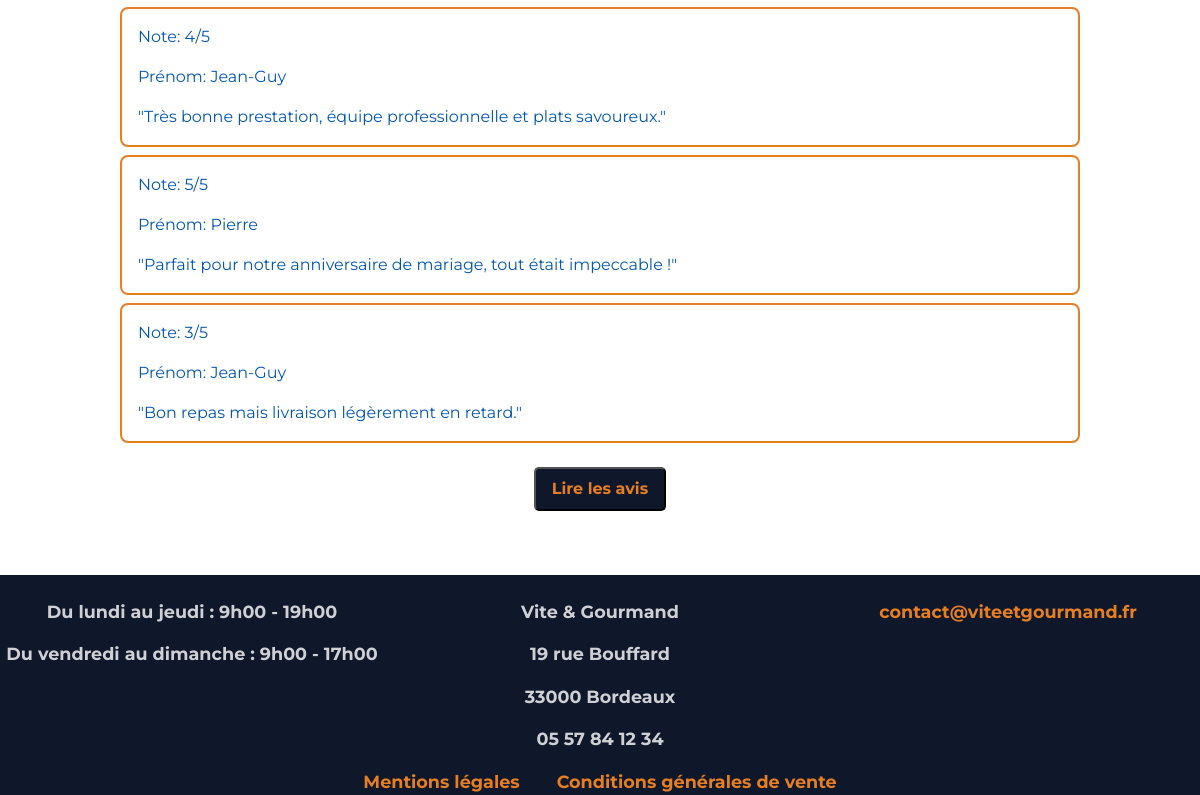
Before: / (lower part) with the older database file.
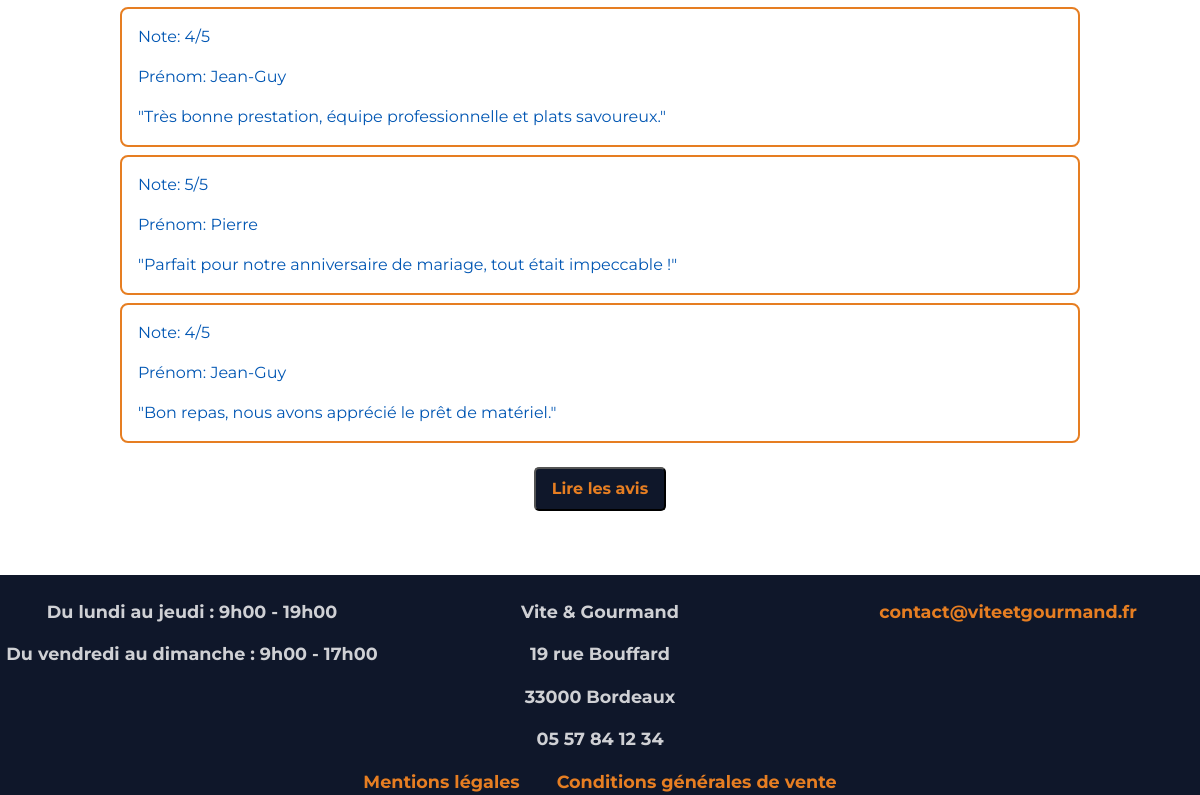
After: the same page with the newer database file.
### tables this page shows
CREATE TABLE avis(
   Id_avis INT AUTO_INCREMENT,
   note INT NOT NULL,
   description_avis VARCHAR(255) NOT NULL,
   statut VARCHAR(255) NOT NULL,
   Id_commande INT NOT NULL,
    
   date_validation DATETIME,
   PRIMARY KEY(Id_avis),
   UNIQUE(Id_commande),
   FOREIGN KEY(Id_commande) REFERENCES commande(Id_commande)
);

CREATE TABLE utilisateur(
   Id_Utilisateur INT AUTO_INCREMENT,
   nom VARCHAR(255) NOT NULL,
   prenom VARCHAR(255) NOT NULL,
   email VARCHAR(255) NOT NULL,
   mot_de_passe VARCHAR(255) NOT NULL,
   telephone VARCHAR(50) NOT NULL,
   adresse VARCHAR(255) NOT NULL,
   code_postal VARCHAR(50) NOT NULL,
   ville VARCHAR(255) NOT NULL,
   actif BOOLEAN NOT NULL DEFAULT 1,
   Id_role INT NOT NULL,
    
   must_change_password BOOLEAN NOT NULL DEFAULT 0,
   PRIMARY KEY(Id_Utilisateur),
   UNIQUE(email),
   FOREIGN KEY(Id_role) REFERENCES roles(Id_role)
);

### src/controllers/HomeController.php (called while the page is built)
<?php
class HomeController
{
    public function index()
    {
        $validatedReviews = ReviewModel::getValidatedReviews();
        require_once(__DIR__ . '/../views/home/index.php');
    }
}

### src/core/Router.php (called while the page is built, shortened)
<?php
class Router
{
    private $routes = [];
    public function add($url, $action)
    {
        $this->routes[$url] = $action;
    }
    public function dispatch()
    {
        $path = parse_url($_SERVER['REQUEST_URI'], PHP_URL_PATH);
        $path = rtrim($path, "/");
        if (empty($path)) $path = '/';
        try {
            $action = $this->routes[$path];
            $nomMethode = $action[1];
            $controller = new $nomController();
            $controller->$nomMethode();
        } catch (\Throwable $th) {
            http_response_code(500);
            die("Erreur serveur : " . $th->getMessage());
        }
    }
}

### public/index.php (called while the page is built, shortened)
<?php
$router = new Router();
$router->add('/', [HomeController::class, 'index']);
$router->add('/menus', [MenuController::class, 'index']);
$router->add('/menus/detail', [MenuController::class, 'showDetails']);
$router->add('/menus/filter', [MenuController::class, 'filter']);
$router->add('/connexion', [AuthController::class, 'handleLogin']);
$router->add('/logout', [AuthController::class, 'logout']);
$router->add('/inscription', [AuthController::class, 'handleSignUp']);
$router->add('/mot-de-passe-oublie', [AuthController::class, 'handleResetPassword']);
$router->add('/contact', [ContactController::class, 'handleContact']);
$router->add('/avis', [AvisController::class, 'index']);
$router->add('/commande', [OrderController::class, 'handleOrder']);
$router->add('/mon-espace', []);
$router->add('/mon-espace/commandes', [OrderController::class, 'showUserOrders']);
$router->add('/mon-espace/commandes/modifier', [OrderController::class, 'updateOrder']);
$router->add('/mon-espace/commandes/annuler', [OrderController::class, 'deleteOrder']);
$router->add('/mon-espace/avis', [OrderController::class, 'LeaveReview']);
$router->add('/mon-espace/profil', [UserController::class, 'updateProfil']);
$router->add('/employe', [EmployeController::class, 'showOrders']);
$router->add('/employe/statut', [EmployeController::class, 'handleUpdateStatus']);
$router->add('/employe/menus', [EmployeController::class, 'handleMenus']);
$router->add('/employe/plats', [EmployeController::class, 'handlePlats']);
$router->add('/employe/avis', [EmployeController::class, 'handleReviews']);
$router->add('/admin', [AdminController::class, 'handleNewEmploye']);
$router->add('/admin/stats', [AdminController::class, 'handleStats']);
$router->add('/cgv', [LegalController::class, 'showCgv']);
$router->add('/mentions-legales', [LegalController::class, 'showMentionsLegales']);
$router->dispatch();

### src/models/ReviewModel.php (called while the page is built, shortened)
<?php
class ReviewModel
{
    public static function getValidatedReviews()
    {
        $pdo = DatabaseConnection::getInstance();
        $stmt = $pdo->prepare("SELECT avis.*, utilisateur.prenom
        FROM avis
        JOIN commande ON avis.Id_commande = commande.Id_commande
        JOIN utilisateur ON commande.Id_Utilisateur = utilisateur.Id_Utilisateur
        WHERE avis.statut = 'Validé'
        ORDER BY avis.date_validation DESC
        LIMIT 4");
        $stmt->execute();
        $validatedReviews = $stmt->fetchAll();
        return $validatedReviews;
    }
}

### src/views/home/index.php (the view, shortened to what this page needs)
<?php require_once('../src/views/layouts/header.php'); ?>
<div class="section-avis container-fluid text-start mb-4 mt-4 pb-4 pt-4">
    <?php foreach ($validatedReviews as $avis): ?>
        <div class="avis ps-3 pe-3 pt-3 mt-2 mb-2">
            <p>Note: <?= htmlspecialchars($avis['note']) ?>/5</p>
            <p>Prénom: <?= htmlspecialchars($avis['prenom']) ?></p>
            <p>"<?= htmlspecialchars($avis['description_avis']) ?>"</p>
        </div>
    <?php endforeach; ?>
    <div class="avis-button text-center">
        <button onclick="window.location.href='/avis'" class="connect-button mb-3 mt-3" type="submit">Lire les avis</button>
    </div>
</div>
<?php require_once('../src/views/layouts/footer.php'); ?>

Changed rows visible on the page:
changed avis: note "3" → "4"; description_avis "Bon repas mais livraison légèrement en retard." → "Bon repas, nous avons apprécié le prêt de matériel."
